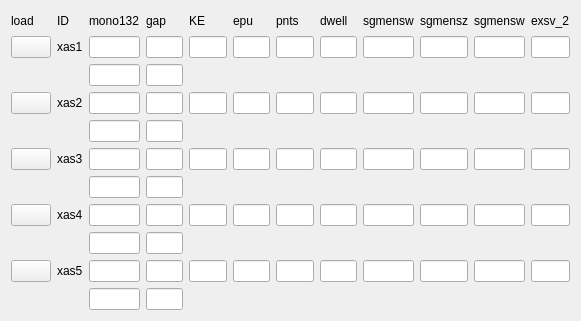
  <widget class="QWidget" name="layoutWidget_2">
   <property name="geometry">
    <rect>
     <x>570</x>
     <y>540</y>
     <width>581</width>
     <height>321</height>
    </rect>
   </property>
   <layout class="QGridLayout" name="gridLayout_5">
    <item row="7" column="0">
     <widget class="PyDMShellCommand" name="PyDMShellCommand_17">
      <property name="toolTip">
       <string/>
      </property>
     </widget>
    </item>
    <item row="3" column="1">
     <widget class="PyDMLabel" name="PyDMLabel_28">
      <property name="toolTip">
       <string/>
      </property>
      <property name="text">
       <string>xas2</string>
      </property>
     </widget>
    </item>
    <item row="1" column="9">
     <widget class="PyDMLineEdit" name="PyDMLineEdit_81">
      <property name="toolTip">
       <string/>
      </property>
      <property name="channel" stdset="0">
       <string>ca://SPEC:sgmensz_SV</string>
      </property>
     </widget>
    </item>
    <item row="10" column="6">
     <widget class="PyDMLineEdit" name="PyDMLineEdit_72">
      <property name="toolTip">
       <string/>
      </property>
     </widget>
    </item>
    <item row="1" column="3">
     <widget class="PyDMLineEdit" name="PyDMLineEdit_68">
      <property name="toolTip">
       <string/>
      </property>
      <property name="channel" stdset="0">
       <string>ca://SPEC:gap_SV</string>
      </property>
     </widget>
    </item>
    <item row="10" column="10">
     <widget class="PyDMLineEdit" name="PyDMLineEdit_121">
      <property name="toolTip">
       <string/>
      </property>
     </widget>
    </item>
    <item row="9" column="2">
     <widget class="PyDMLineEdit" name="PyDMLineEdit_113">
      <property name="toolTip">
       <string/>
      </property>
      <property name="readOnly">
       <bool>true</bool>
      </property>
      <property name="channel" stdset="0">
       <string>ca://SPEC:ID_SV0</string>
      </property>
     </widget>
    </item>
    <item row="0" column="1">
     <widget class="PyDMLabel" name="PyDMLabel_26">
      <property name="toolTip">
       <string/>
      </property>
      <property name="text">
       <string>ID</string>
      </property>
     </widget>
    </item>
    <item row="0" column="5">
     <widget class="PyDMLabel" name="PyDMLabel_21">
      <property name="toolTip">
       <string/>
      </property>
      <property name="text">
       <string>epu</string>
      </property>
     </widget>
    </item>
    <item row="3" column="11">
     <widget class="PyDMLineEdit" name="PyDMLineEdit_112">
      <property name="toolTip">
       <string/>
      </property>
     </widget>
    </item>
    <item row="1" column="6">
     <widget class="PyDMLineEdit" name="PyDMLineEdit_88">
      <property name="toolTip">
       <string/>
      </property>
     </widget>
    </item>
    <item row="4" column="3">
     <widget class="PyDMLineEdit" name="PyDMLineEdit_103">
      <property name="toolTip">
       <string/>
      </property>
     </widget>
    </item>
    <item row="1" column="7">
     <widget class="PyDMLineEdit" name="PyDMLineEdit_73">
      <property name="toolTip">
       <string/>
      </property>
     </widget>
    </item>
    <item row="3" column="5">
     <widget class="PyDMLineEdit" name="PyDMLineEdit_108">
      <property name="toolTip">
       <string/>
      </property>
      <property name="readOnly">
       <bool>true</bool>
      </property>
      <property name="channel" stdset="0">
       <string>ca://SPEC:ID_SV</string>
      </property>
     </widget>
    </item>
    <item row="1" column="0">
     <widget class="PyDMShellCommand" name="PyDMShellCommand_6">
      <property name="toolTip">
       <string/>
      </property>
     </widget>
    </item>
    <item row="10" column="7">
     <widget class="PyDMLineEdit" name="PyDMLineEdit_117">
      <property name="toolTip">
       <string/>
      </property>
     </widget>
    </item>
    <item row="0" column="9">
     <widget class="PyDMLabel" name="PyDMLabel_23">
      <property name="toolTip">
       <string/>
      </property>
      <property name="text">
       <string>sgmensz</string>
      </property>
     </widget>
    </item>
    <item row="10" column="0">
     <widget class="PyDMShellCommand" name="PyDMShellCommand_13">
      <property name="toolTip">
       <string/>
      </property>
     </widget>
    </item>
    <item row="1" column="5">
     <widget class="PyDMLineEdit" name="PyDMLineEdit_93">
      <property name="toolTip">
       <string/>
      </property>
      <property name="channel" stdset="0">
       <string>ca://SPEC:epu_SV</string>
      </property>
     </widget>
    </item>
    <item row="3" column="0">
     <widget class="PyDMShellCommand" name="PyDMShellCommand_4">
      <property name="toolTip">
       <string/>
      </property>
     </widget>
    </item>
    <item row="7" column="1">
     <widget class="PyDMLabel" name="PyDMLabel_30">
      <property name="toolTip">
       <string/>
      </property>
      <property name="text">
       <string>xas4</string>
      </property>
     </widget>
    </item>
    <item row="3" column="3">
     <widget class="PyDMLineEdit" name="PyDMLineEdit_107">
      <property name="toolTip">
       <string/>
      </property>
     </widget>
    </item>
    <item row="1" column="10">
     <widget class="PyDMLineEdit" name="PyDMLineEdit_65">
      <property name="toolTip">
       <string/>
      </property>
      <property name="channel" stdset="0">
       <string>ca://SPEC:sgmensw_SV</string>
      </property>
     </widget>
    </item>
    <item row="7" column="7">
     <widget class="PyDMLineEdit" name="PyDMLineEdit_116">
      <property name="toolTip">
       <string/>
      </property>
     </widget>
    </item>
    <item row="6" column="2">
     <widget class="PyDMLineEdit" name="PyDMLineEdit_87">
      <property name="toolTip">
       <string/>
      </property>
     </widget>
    </item>
    <item row="0" column="3">
     <widget class="PyDMLabel" name="PyDMLabel_25">
      <property name="toolTip">
       <string/>
      </property>
      <property name="text">
       <string>gap</string>
      </property>
     </widget>
    </item>
    <item row="5" column="11">
     <widget class="PyDMLineEdit" name="PyDMLineEdit_91">
      <property name="toolTip">
       <string/>
      </property>
     </widget>
    </item>
    <item row="3" column="10">
     <widget class="PyDMLineEdit" name="PyDMLineEdit_111">
      <property name="toolTip">
       <string/>
      </property>
     </widget>
    </item>
    <item row="2" column="2">
     <widget class="PyDMLineEdit" name="PyDMLineEdit_75">
      <property name="toolTip">
       <string/>
      </property>
      <property name="channel" stdset="0">
       <string>ca://SPEC:mono132_SV_S1</string>
      </property>
     </widget>
    </item>
    <item row="0" column="7">
     <widget class="PyDMLabel" name="PyDMLabel_35">
      <property name="toolTip">
       <string/>
      </property>
      <property name="text">
       <string>dwell</string>
      </property>
     </widget>
    </item>
    <item row="2" column="3">
     <widget class="PyDMLineEdit" name="PyDMLineEdit_96">
      <property name="toolTip">
       <string/>
      </property>
      <property name="channel" stdset="0">
       <string>ca://SPEC:gap_SV1</string>
      </property>
     </widget>
    </item>
    <item row="1" column="2">
     <widget class="PyDMLineEdit" name="PyDMLineEdit_94">
      <property name="toolTip">
       <string/>
      </property>
      <property name="channel" stdset="0">
       <string>ca://SPEC:mono132_SV</string>
      </property>
     </widget>
    </item>
    <item row="7" column="10">
     <widget class="PyDMLineEdit" name="PyDMLineEdit_95">
      <property name="toolTip">
       <string/>
      </property>
     </widget>
    </item>
    <item row="3" column="6">
     <widget class="PyDMLineEdit" name="PyDMLineEdit_71">
      <property name="toolTip">
       <string/>
      </property>
      <property name="channel" stdset="0">
       <string>ca://SPEC:epu_SV1</string>
      </property>
     </widget>
    </item>
    <item row="0" column="0">
     <widget class="PyDMLabel" name="PyDMLabel_20">
      <property name="toolTip">
       <string/>
      </property>
      <property name="text">
       <string>load</string>
      </property>
     </widget>
    </item>
    <item row="5" column="7">
     <widget class="PyDMLineEdit" name="PyDMLineEdit_82">
      <property name="toolTip">
       <string/>
      </property>
     </widget>
    </item>
    <item row="7" column="5">
     <widget class="PyDMLineEdit" name="PyDMLineEdit_79">
      <property name="toolTip">
       <string/>
      </property>
     </widget>
    </item>
    <item row="7" column="6">
     <widget class="PyDMLineEdit" name="PyDMLineEdit_115">
      <property name="toolTip">
       <string/>
      </property>
      <property name="channel" stdset="0">
       <string>ca://SPEC:m1pit_SV</string>
      </property>
     </widget>
    </item>
    <item row="5" column="10">
     <widget class="PyDMLineEdit" name="PyDMLineEdit_64">
      <property name="toolTip">
       <string/>
      </property>
     </widget>
    </item>
    <item row="5" column="9">
     <widget class="PyDMLineEdit" name="PyDMLineEdit_83">
      <property name="toolTip">
       <string/>
      </property>
     </widget>
    </item>
    <item row="10" column="9">
     <widget class="PyDMLineEdit" name="PyDMLineEdit_122">
      <property name="toolTip">
       <string/>
      </property>
     </widget>
    </item>
    <item row="3" column="9">
     <widget class="PyDMLineEdit" name="PyDMLineEdit_110">
      <property name="toolTip">
       <string/>
      </property>
     </widget>
    </item>
    <item row="9" column="3">
     <widget class="PyDMLineEdit" name="PyDMLineEdit_114">
      <property name="toolTip">
       <string/>
      </property>
      <property name="channel" stdset="0">
       <string>ca://SPEC:m1pit_SV</string>
      </property>
     </widget>
    </item>
    <item row="11" column="2">
     <widget class="PyDMLineEdit" name="PyDMLineEdit_80">
      <property name="toolTip">
       <string/>
      </property>
      <property name="channel" stdset="0">
       <string>ca://SPEC:sgmensz_SV1</string>
      </property>
     </widget>
    </item>
    <item row="0" column="2">
     <widget class="PyDMLabel" name="PyDMLabel_24">
      <property name="toolTip">
       <string/>
      </property>
      <property name="text">
       <string>mono132</string>
      </property>
     </widget>
    </item>
    <item row="10" column="2">
     <widget class="PyDMLineEdit" name="PyDMLineEdit_126">
      <property name="toolTip">
       <string/>
      </property>
     </widget>
    </item>
    <item row="7" column="11">
     <widget class="PyDMLineEdit" name="PyDMLineEdit_66">
      <property name="toolTip">
       <string/>
      </property>
     </widget>
    </item>
    <item row="5" column="5">
     <widget class="PyDMLineEdit" name="PyDMLineEdit_84">
      <property name="toolTip">
       <string/>
      </property>
     </widget>
    </item>
    <item row="5" column="8">
     <widget class="PyDMLineEdit" name="PyDMLineEdit_69">
      <property name="toolTip">
       <string/>
      </property>
     </widget>
    </item>
    <item row="10" column="8">
     <widget class="PyDMLineEdit" name="PyDMLineEdit_123">
      <property name="toolTip">
       <string/>
      </property>
     </widget>
    </item>
    <item row="0" column="6">
     <widget class="PyDMLabel" name="PyDMLabel_37">
      <property name="toolTip">
       <string/>
      </property>
      <property name="text">
       <string>pnts</string>
      </property>
     </widget>
    </item>
    <item row="5" column="0">
     <widget class="PyDMShellCommand" name="PyDMShellCommand_19">
      <property name="toolTip">
       <string/>
      </property>
     </widget>
    </item>
    <item row="3" column="7">
     <widget class="PyDMLineEdit" name="PyDMLineEdit_97">
      <property name="toolTip">
       <string/>
      </property>
     </widget>
    </item>
    <item row="3" column="2">
     <widget class="PyDMLineEdit" name="PyDMLineEdit_90">
      <property name="toolTip">
       <string/>
      </property>
      <property name="channel" stdset="0">
       <string>ca://SPEC:mono132_SV_S2</string>
      </property>
     </widget>
    </item>
    <item row="7" column="8">
     <widget class="PyDMLineEdit" name="PyDMLineEdit_102">
      <property name="toolTip">
       <string/>
      </property>
     </widget>
    </item>
    <item row="1" column="8">
     <widget class="PyDMLineEdit" name="PyDMLineEdit_70">
      <property name="toolTip">
       <string/>
      </property>
      <property name="channel" stdset="0">
       <string>ca://SPEC:m1pit_SV</string>
      </property>
     </widget>
    </item>
    <item row="4" column="2">
     <widget class="PyDMLineEdit" name="PyDMLineEdit_106">
      <property name="toolTip">
       <string/>
      </property>
     </widget>
    </item>
    <item row="10" column="3">
     <widget class="PyDMLineEdit" name="PyDMLineEdit_125">
      <property name="toolTip">
       <string/>
      </property>
     </widget>
    </item>
    <item row="6" column="3">
     <widget class="PyDMLineEdit" name="PyDMLineEdit_86">
      <property name="toolTip">
       <string/>
      </property>
     </widget>
    </item>
    <item row="3" column="8">
     <widget class="PyDMLineEdit" name="PyDMLineEdit_109">
      <property name="toolTip">
       <string/>
      </property>
      <property name="channel" stdset="0">
       <string>ca://SPEC:ID_SV1</string>
      </property>
     </widget>
    </item>
    <item row="5" column="3">
     <widget class="PyDMLineEdit" name="PyDMLineEdit_101">
      <property name="toolTip">
       <string/>
      </property>
     </widget>
    </item>
    <item row="10" column="1">
     <widget class="PyDMLabel" name="PyDMLabel_31">
      <property name="toolTip">
       <string/>
      </property>
      <property name="text">
       <string>xas5</string>
      </property>
     </widget>
    </item>
    <item row="11" column="3">
     <widget class="PyDMLineEdit" name="PyDMLineEdit_118">
      <property name="toolTip">
       <string/>
      </property>
     </widget>
    </item>
    <item row="5" column="1">
     <widget class="PyDMLabel" name="PyDMLabel_29">
      <property name="toolTip">
       <string/>
      </property>
      <property name="text">
       <string>xas3</string>
      </property>
     </widget>
    </item>
    <item row="0" column="10">
     <widget class="PyDMLabel" name="PyDMLabel_22">
      <property name="toolTip">
       <string/>
      </property>
      <property name="text">
       <string>sgmensw</string>
      </property>
     </widget>
    </item>
    <item row="5" column="6">
     <widget class="PyDMLineEdit" name="PyDMLineEdit_76">
      <property name="toolTip">
       <string/>
      </property>
     </widget>
    </item>
    <item row="0" column="8">
     <widget class="PyDMLabel" name="PyDMLabel_36">
      <property name="toolTip">
       <string/>
      </property>
      <property name="text">
       <string>sgmensw</string>
      </property>
     </widget>
    </item>
    <item row="7" column="3">
     <widget class="PyDMLineEdit" name="PyDMLineEdit_99">
      <property name="toolTip">
       <string/>
      </property>
     </widget>
    </item>
    <item row="10" column="11">
     <widget class="PyDMLineEdit" name="PyDMLineEdit_120">
      <property name="toolTip">
       <string/>
      </property>
     </widget>
    </item>
    <item row="10" column="5">
     <widget class="PyDMLineEdit" name="PyDMLineEdit_124">
      <property name="toolTip">
       <string/>
      </property>
     </widget>
    </item>
    <item row="5" column="2">
     <widget class="PyDMLineEdit" name="PyDMLineEdit_98">
      <property name="toolTip">
       <string/>
      </property>
     </widget>
    </item>
    <item row="7" column="9">
     <widget class="PyDMLineEdit" name="PyDMLineEdit_78">
      <property name="toolTip">
       <string/>
      </property>
     </widget>
    </item>
    <item row="1" column="1">
     <widget class="PyDMLabel" name="PyDMLabel_27">
      <property name="toolTip">
       <string/>
      </property>
      <property name="text">
       <string>xas1</string>
      </property>
     </widget>
    </item>
    <item row="7" column="2">
     <widget class="PyDMLineEdit" name="PyDMLineEdit_100">
      <property name="toolTip">
       <string/>
      </property>
     </widget>
    </item>
    <item row="1" column="11">
     <widget class="PyDMLineEdit" name="PyDMLineEdit_67">
      <property name="toolTip">
       <string/>
      </property>
      <property name="channel" stdset="0">
       <string>ca://SPEC:exsv_2_SV</string>
      </property>
     </widget>
    </item>
    <item row="0" column="11">
     <widget class="PyDMLabel" name="PyDMLabel_19">
      <property name="toolTip">
       <string/>
      </property>
      <property name="text">
       <string>exsv_2</string>
      </property>
     </widget>
    </item>
    <item row="1" column="4">
     <widget class="PyDMLineEdit" name="PyDMLineEdit_85">
      <property name="toolTip">
       <string/>
      </property>
      <property name="channel" stdset="0">
       <string>ca://SPEC:exsv_2_SV1</string>
      </property>
     </widget>
    </item>
    <item row="0" column="4">
     <widget class="PyDMLabel" name="PyDMLabel_32">
      <property name="toolTip">
       <string/>
      </property>
      <property name="text">
       <string>KE</string>
      </property>
     </widget>
    </item>
    <item row="3" column="4">
     <widget class="PyDMLineEdit" name="PyDMLineEdit_74">
      <property name="toolTip">
       <string/>
      </property>
     </widget>
    </item>
    <item row="5" column="4">
     <widget class="PyDMLineEdit" name="PyDMLineEdit_105">
      <property name="toolTip">
       <string/>
      </property>
     </widget>
    </item>
    <item row="7" column="4">
     <widget class="PyDMLineEdit" name="PyDMLineEdit_119">
      <property name="toolTip">
       <string/>
      </property>
     </widget>
    </item>
    <item row="10" column="4">
     <widget class="PyDMLineEdit" name="PyDMLineEdit_127">
      <property name="toolTip">
       <string/>
      </property>
     </widget>
    </item>
   </layout>
  </widget>
